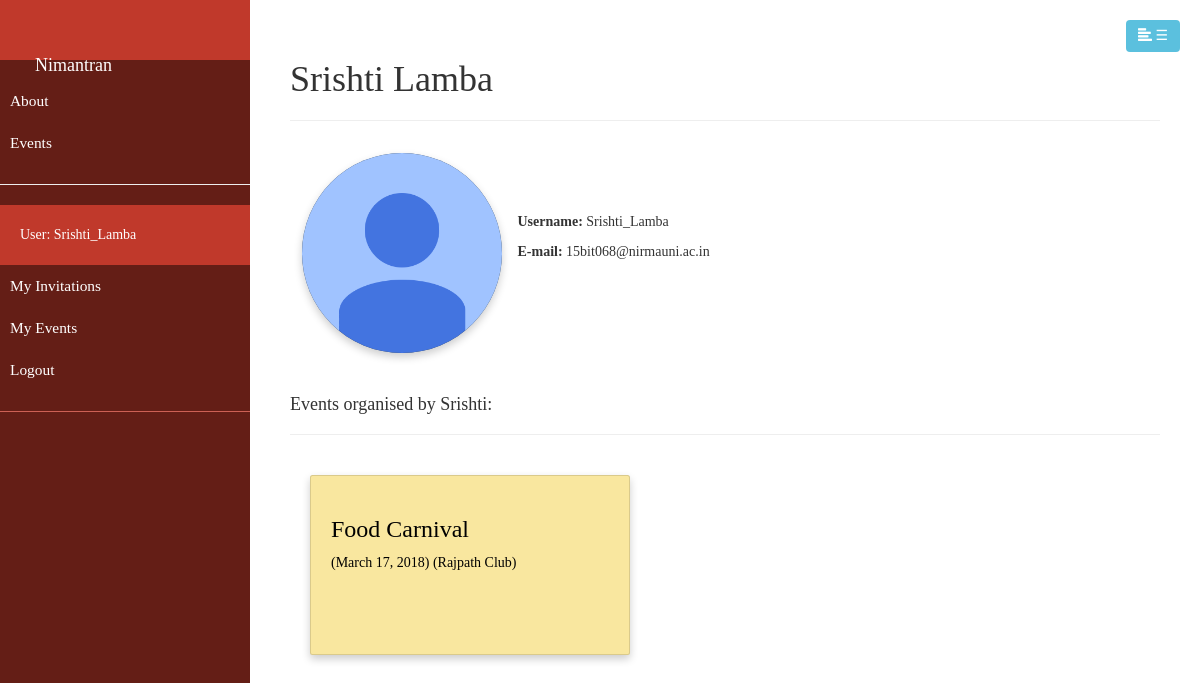
/catalog/user/2, run on the app's committed database.
### catalog/models.py (models this page shows, shortened)
class Event(models.Model):
    title = models.CharField(max_length = 200, help_text = "Provide a title to your event.")
    description = models.CharField(max_length = 500, help_text = "Briefly describe in 500 chars.")
    dateFrom = models.DateField()
    dateTo = models.DateField()
    organizer = models.ForeignKey(User, on_delete = models.SET_NULL, null=True, blank=True)
    cateory = models.ManyToManyField(Category, help_text = "Select a category for this event")
    venue = models.ForeignKey(Venue, help_text = "Select the venue", on_delete = models.DO_NOTHING)
    public = models.BooleanField(default = True)
    def get_absolute_url(self):
        return reverse('event-detail', args=[str(self.id)])

class Venue(models.Model):
    name = models.CharField(max_length = 200)
    address = models.CharField(max_length = 500, help_text = "address of the venue")
    capacity = models.IntegerField(help_text = "Maximum capacity of the venue")

### catalog/views.py (the view)
# urls.py: path('user/<int:pk>', views.UserDetailView.as_view(), name='profile'),
class UserDetailView(generic.DetailView):
    model = User
    template_name = 'catalog/user_detail.html'

### catalog/templates/catalog/user_detail.html
{% extends "base_generic.html" %}
{% block content %}
  <div style="padding: 40px">
      <h1>{{ user.first_name }} {{ user.last_name }}</h1>
      <hr>
      <div>
          {% load static %}
          <img src="{% static "catalog/avatar.jpg" %}" class="card-display" alt="avatar" style="padding:0px; height: 200px; width: auto; border-radius: 50%"/>
          <div style="display: inline-block; margin: 0px; padding: 0px;">
              <p><strong>Username:</strong> {{ user.username }}</p>
              <p><strong>E-mail:</strong> {{ user.email }}</p>
          </div>
      </div>
      <br>
      <h4>Events organised by {{ user.first_name }}:</h4>
      <hr>
      <div class="outer">
        {% for event in user.event_set.all %}
            <a class="card" href="{{ event.get_absolute_url }}">
                <h3>{{ event.title }}</h3>
                ({{event.dateTo}}) ({{event.venue.name}})
            </a>
        {% endfor %}
    </div>
  </div>
{% endblock %}

### catalog/templates/base_generic.html (shortened to what this page needs)
<!DOCTYPE html>
<html lang="en">
<head>
    <link rel="stylesheet" href="https://maxcdn.bootstrapcdn.com/bootstrap/4.0.0/css/bootstrap.min.css">
    <link rel="stylesheet" href="https://cdnjs.cloudflare.com/ajax/libs/malihu-custom-scrollbar-plugin/3.1.5/jquery.mCustomScrollbar.min.css">
    <link href="css/bootstrap.css" rel="stylesheet" />
</head>
<body>
    <div class="wrapper">
        {% block sidebar %}
            <nav id="sidebar">
                <div class="sidebar-header">
                    <h3><a class="navbar-brand active" href="{% url 'index' %}">Nimantran</a><h3>
                </div>
                <ul class="list-unstyled components">
                    <li><a href="about.html">About</a></li>
                    <li><a href="{% url 'events' %}">Events</a></li>
                    <hr>
                    {% if user.is_authenticated %}
                        <li class="sidebar-header">User: {{ user.get_username }}</li>
                        <li><a href="{% url 'my-invited' %}">My Invitations</a></li>
                        <li><a href="{% url 'my-organized' %}">My Events</a></li>
                        <li><a href="{% url 'logout'%}?next={{request.path}}">Logout</a></li>
                    {% else %}
                        <li><a href="{% url 'login'%}?next={{request.path}}">Login</a></li>
                    {% endif %}
                </ul>
            </nav>
        {% endblock %}
        <div id="content">
            <button type="button" id="sidebarCollapse" class="btn btn-info navbar-btn" style="margin: 20px; float: right;">
                <i class="glyphicon glyphicon-align-left"></i>
                &#9776;
            </button>
            {% block content %}{% endblock %}
        </div>
    </div>
</body>
</html>

### catalog/templates/base_generic.html (style rules this page uses)
* { font-family: 'Google sans' }
.outer { width: 100%; }
.card { box-shadow: 0 4px 8px 0 rgba(0,0,0,0.2); transition: 0.3s; padding: 20px; width: 320px; height: 180px; margin: 20px; display: inline-block; background-color: #F9E79F; color: black; }
.card-display { box-shadow: 0 4px 8px 0 rgba(0,0,0,0.2); padding: 10px; width: 240px; height: auto; margin: 12px; display: inline-block; background-color: #2C3E50; border-radius: 8px; transition: 0.2s; }
a, a:hover, a:focus { color: inherit; text-decoration: none; transition: all 0.3s; }
.navbar-btn { box-shadow: none; outline: none !important; border: none; }
#sidebar { width: 250px; position: fixed; top: 0; left: 0; height: 100vh; z-index: 999; background: #641E16; color: #fff; transition: all 0.3s; }
#sidebar .sidebar-header { padding: 20px; background: #C0392B; }
#sidebar ul.components { padding: 20px 0; border-bottom: 1px solid #CD6155; }
#sidebar ul li a { padding: 10px; font-size: 1.1em; display: block; }
#content { width: calc(100% - 250px); min-height: 100vh; transition: all 0.3s; position: absolute; top: 0; right: 0; }

### data on the page
Event: title "Food Carnival", dateTo "March 17, 2018", venue.name "Rajpath Club"

### other printed values
{{ user.get_username }} "Srishti_Lamba"
{{ user.first_name }} "Srishti"
{{ user.last_name }} "Lamba"
{{ user.username }} "Srishti_Lamba"
{{ user.email }} "15bit068@nirmauni.ac.in"
